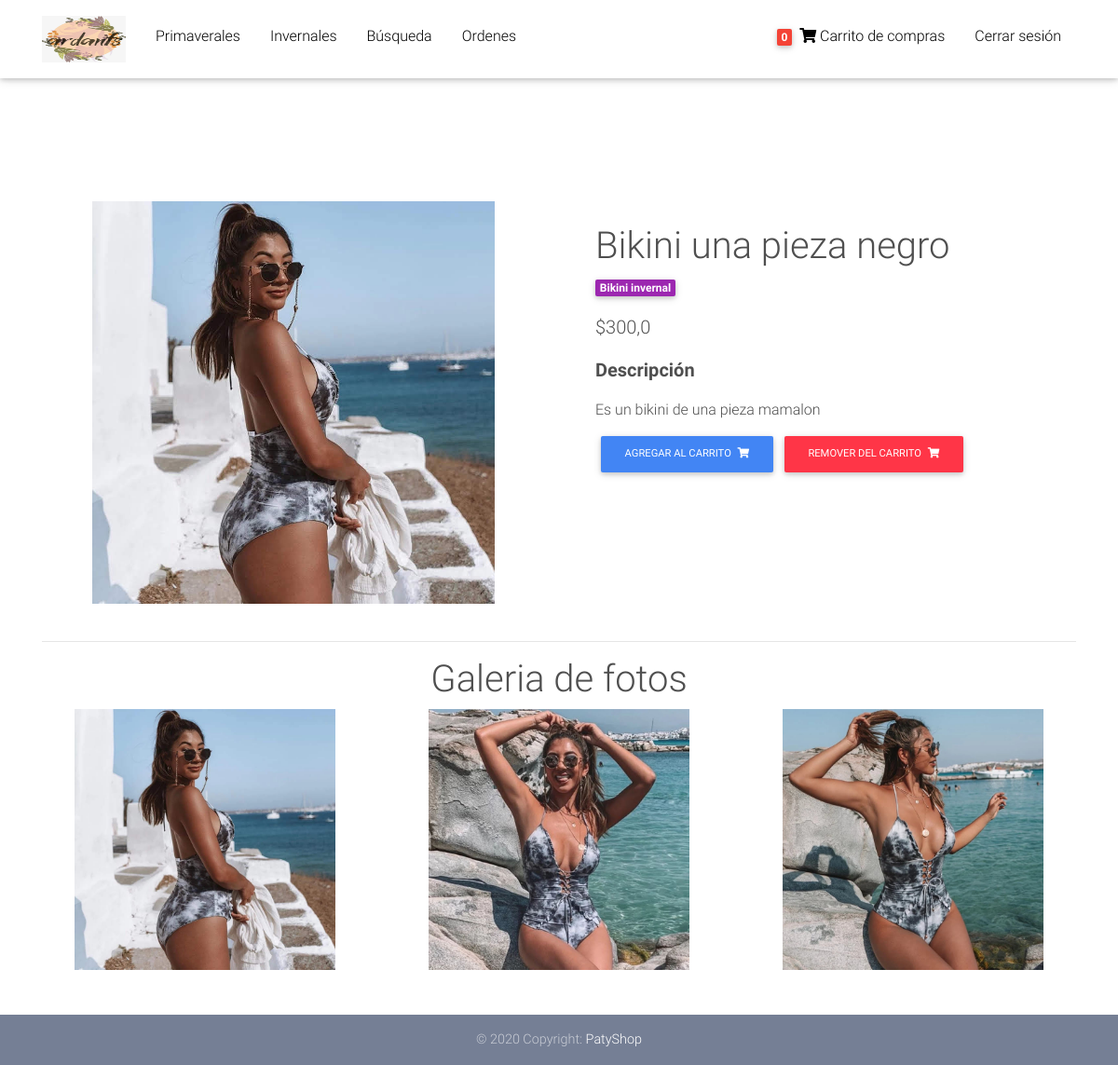
/product/bikini-una-pieza-negro/ (signed in), run on the app's committed database.
### core/models.py (models this page shows, shortened)
class Item(models.Model):
    title = models.CharField(max_length = 100, verbose_name = "Nombre del articulo")
    price = models.FloatField(verbose_name = "Precio")
    discount_price = models.FloatField(blank=True, null=True, verbose_name = "Precio de descuento")
    category = models.CharField(choices=CATEGORY_CHOICES, max_length = 2, verbose_name = "Categorias")
    label = models.CharField(choices=LABEL_CHOICES, max_length = 2, verbose_name = "Nuevo o en oferta?")
    slug = models.SlugField(verbose_name = "Link")
    description = models.TextField(verbose_name = "Descripcion")
    image = models.ImageField(blank = True, null = True)
    image2 = models.ImageField(blank = True, null = True)
    image3 = models.ImageField(blank = True, null = True)
    stock = models.IntegerField(default = 1, verbose_name = "En bodega")
    class Meta:
        verbose_name = "Producto"
        verbose_name_plural = "Productos"
    def get_add_to_cart_url(self):
        return reverse("core:add-to-cart", kwargs={
            'slug':self.slug
        })
    def get_remove_from_cart_url(self):
        return reverse("core:remove-from-cart", kwargs={
            'slug':self.slug
        })
    def get_title_upper(self):
        return self.title[0].upper() + self.title[1:]

### core/views.py (the view)
# urls.py: path('product/<slug>/', ItemDetailView.as_view(), name="product_page"),
class ItemDetailView(DetailView):
    model = Item
    template_name = "product-page.html"

### core/templatetags/cart_template_cart.py (called while the page is built)
@register.filter
def cart_item_count(user):
    if user.is_authenticated:
        qs = Order.objects.filter(user = user, ordered = False)
        if qs.exists():
            return qs[0].items.count()
    return 0

### templates/product-page.html
{% extends 'base.html' %}
{% load static %}
{% block content %}
  <main class="mt-5 pt-4">
    <div class="container dark-grey-text mt-5">
      <div class="row wow fadeIn justify-content-center">
        <div class="col-md-6 mb-4" >
          <div class="custom-center">
            <img src="{{item.image.url}}" style="width: 80%; height: 100%;"  alt="">
          </div>
        </div>
        <div class="col-md-6 mb-4">
          <div class="p-4">
            <div class="mb-3">
              <h1>{{object.get_title_upper}}</h1>
              <a href="">
                <span class="badge purple mr-1">{{object.get_category_display}}</span>
              </a>
            </div>
            <p class="lead">
              {% if object.discount_price %}
                <span class="mr-1">
                  <del>${{object.price}}</del>
                </span>
                <span>${{object.discount_price}}</span>
              {% else %}
                <span>${{object.price}}</span>
              {% endif %}
            </p>
            <p class="lead font-weight-bold">Descripción</p>
            <p>{{object.description}}</p>
            <div class="buttons">
              <a href="{{object.get_add_to_cart_url}}" class="btn btn-primary btn-md my-0 p">Agregar al carrito
                <i class="fas fa-shopping-cart ml-1"></i>
              </a>
              <a href="{{object.get_remove_from_cart_url}}" class="btn btn-danger btn-md my-0 p">Remover del carrito
                <i class="fas fa-shopping-cart ml-1"></i>
              </a>
            </div>
          </div>
        </div>
      </div>
      <hr>
      <div>
        <h1 style="text-align: center;">Galeria de fotos</h1>
      </div>
      <div class="row wow fadeIn">
        <div class="col-lg-4 col-md-12 mb-4 custom-center">
          <img style="width: 80%; height: 100%;"  src="{{item.image.url}}" class="img-fluid" alt="">
        </div>
        <div class="col-lg-4 col-md-6 mb-4 custom-center">
          <img style="width: 80%; height: 100%;"  src="{{item.image2.url}}" class="img-fluid" alt="">
        </div>
        {% if item.image3 %}
        <div class="col-lg-4 col-md-6 mb-4 custom-center">
          <img style="width: 80%; height: 100%;"  src="{{item.image3.url}}" class="img-fluid" alt="">
        </div>
        {% endif %}
      </div>
    </div>
  </main>
{% endblock %}

### templates/base.html (shortened to what this page needs)
{% load static %}
{% load cart_template_cart %}
<!DOCTYPE html>
<html lang="en">
<head>
    <link rel="stylesheet" href="https://use.fontawesome.com/releases/v5.11.2/css/all.css">
    <link href=" {% static 'css/bootstrap.min.css' %}" rel="stylesheet">
    <link href=" {% static 'css/mdb.min.css' %}" rel="stylesheet">
    <link href=" {% static 'css/style.min.css' %}" rel="stylesheet">
    <link href="{% static 'css/style.css' %}" rel="stylesheet" />
</head>
<body>
  <nav class="navbar fixed-top navbar-expand-lg navbar-light white scrolling-navbar">
    <div class="container">
      <a class="navbar-brand" href="/">
        <img src="{% static 'img/logo.jpeg' %}" width="90" height="50" alt="">
      </a>
      <div class="collapse navbar-collapse" id="navbarSupportedContent">
        <ul class="left">
          <li>
            <a class="nav-link waves-effect active" href="/items/?filter=P">Primaverales</a>
          </li>
          <li>
            <a class="nav-link waves-effect active" href="/items/?filter=I">Invernales</a>
          </li>
          <li>
            <a class="nav-link waves-effect active" href="/search">Búsqueda</a>
          </li>
          {% if request.user.is_authenticated %}
          <li>
            <a class="nav-link waves-effect active" href="/myorders">Ordenes</a>
          </li>
          {% endif %}
        </ul>
        <ul class="right">
          {% if request.user.is_authenticated %}
            <li>
              <a class="nav-link waves-effect" href="{% url 'core:order-summary' %}">
                <span class="badge red z-depth-1 mr-1"> {{request.user|cart_item_count}} </span>
                <i class="fas fa-shopping-cart"></i>
                <span> Carrito de compras </span>
              </a>
            </li>
            <li>
              <a class="nav-link waves-effect" href="{% url 'account_logout' %}">
                <span> Cerrar sesión </span>
              </a>
            </li>
          {% endif %}
        </ul>
      </div>
    </div>
  </nav>
  <div class="mt-5 pt-5">
    </div>
    <div id="content" style="min-height: 79vh;">
        {% block content %}{% endblock %}
    </div>
  <footer class="page-footer text-center font-small mt-4 wow fadeIn">
    <div class="footer-copyright py-3">
      © 2020 Copyright:
      <a href="https://mdbootstrap.com/education/bootstrap/" target="_blank"> PatyShop</a>
    </div>
  </footer>
</body>
</html>

### static_in_env/css/style.css (style rules this page uses)
html, body, .view { height: 100%; }
.custom-center { display: flex; justify-content: center; align-items: center; align-content: center; }
.buttons { display: flex; }
.left { display: flex; list-style: none; justify-content: center; align-content: center; align-items: center; padding: 0; margin: 0; width: 50%; justify-content: flex-start; }
.left li a { color: black !important; }
.right { display: flex; list-style: none; justify-content: center; align-content: center; align-items: center; padding: 0; margin: 0; width: 50%; justify-content: flex-end; }
.right li a { color: black !important; }
.page-footer { background-color: #929FBA; }

### templates/base.html (style rules this page uses)
html, body, header, .carousel { height: 60vh; }

### data on the page
Item: image (picture), get_title_upper "Bikini una pieza negro", category "Bikini invernal", price "300,0", description "Es un bikini de una pieza mamalon", image2 (picture), image3 (picture)

### other printed values
{{ request.user|cart_item_count }} "0"
